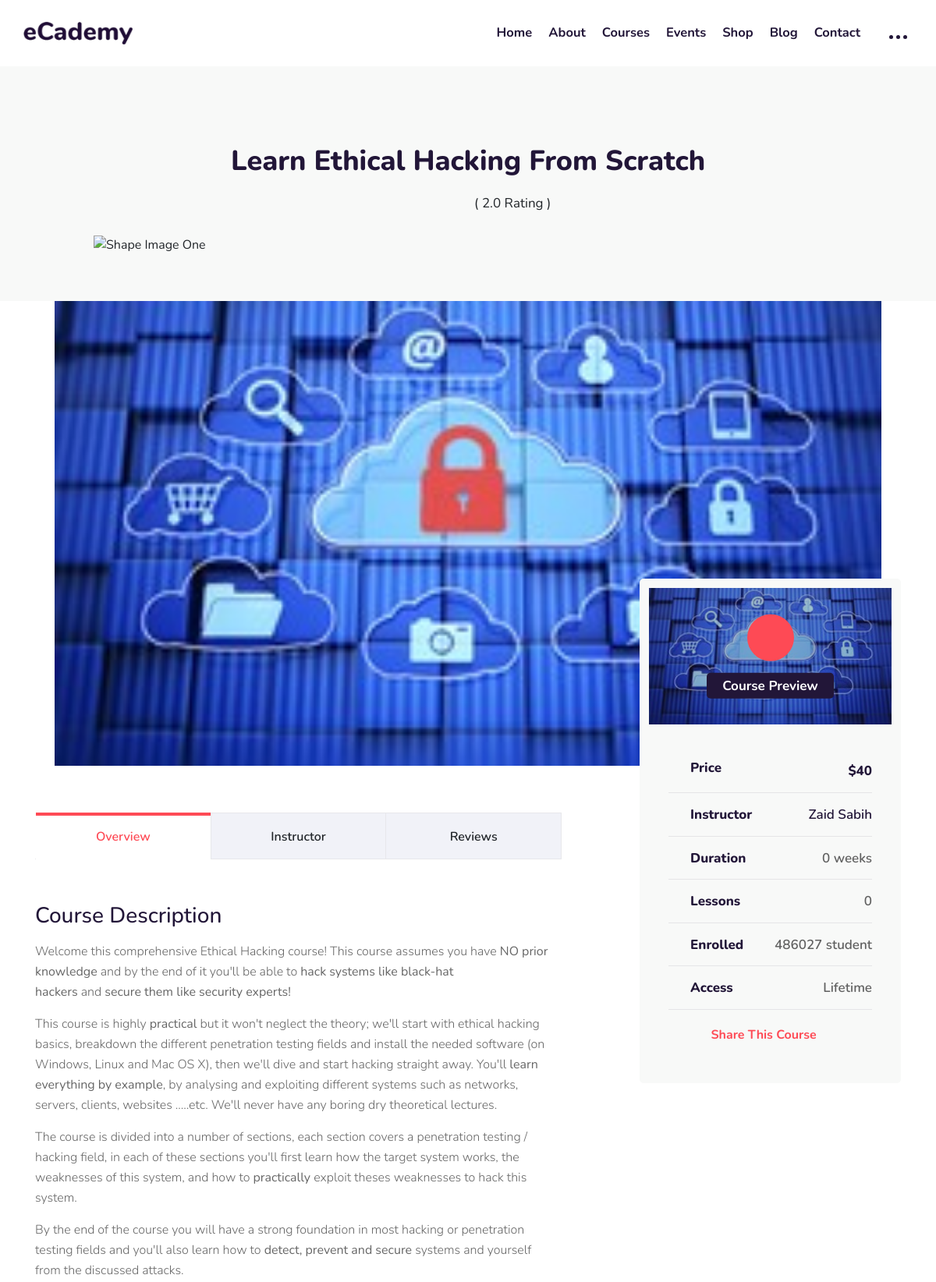
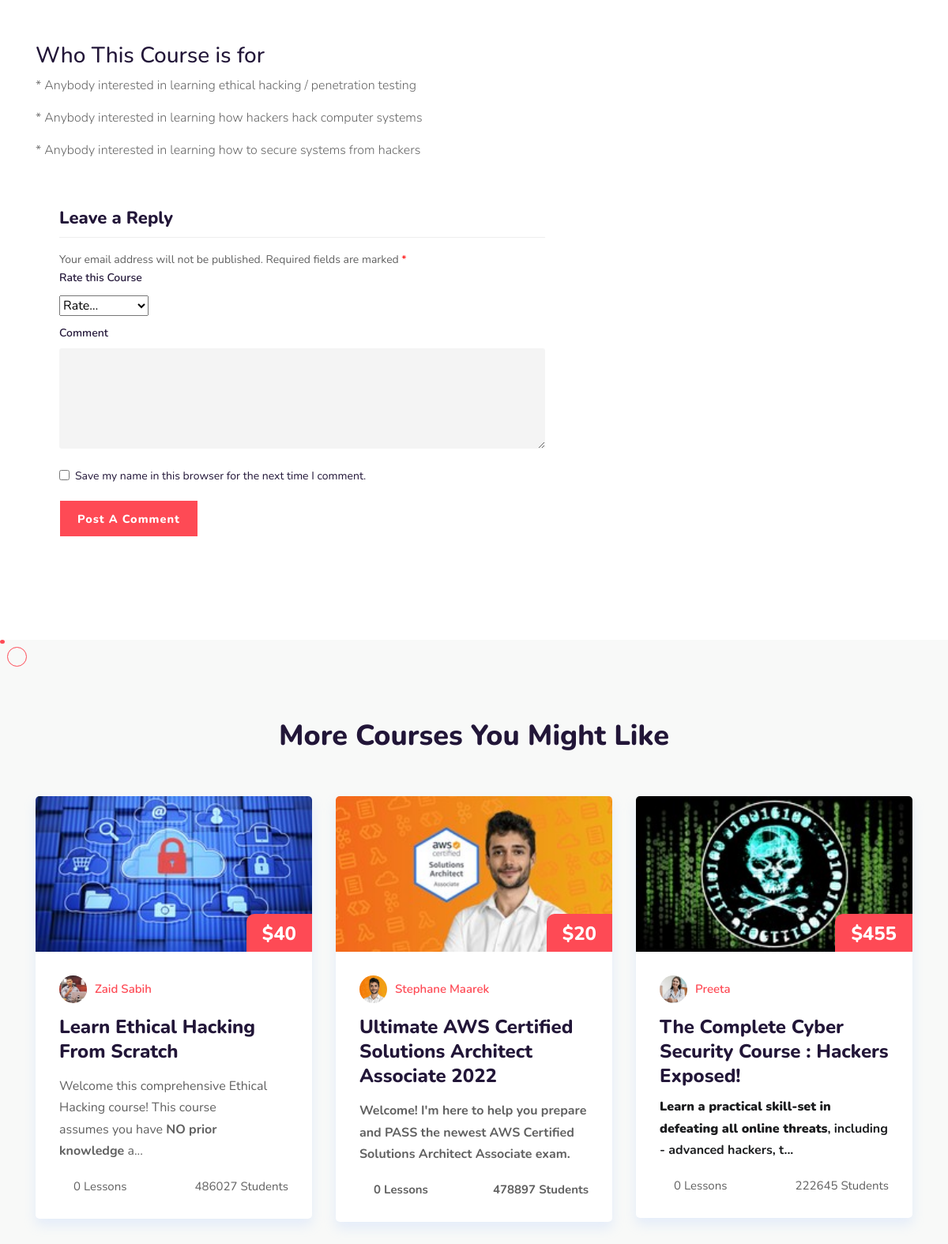
/course/Learn-Ethical-Hacking-From-Scratch (upper part), run on the app's committed database (2 pictures, top to bottom).
### course/models.py (models this page shows, shortened)
class course_detail(models.Model):
    course_instructor=models.ForeignKey(instructor,on_delete=models.CASCADE,related_name='course_detail')
    course_price=models.IntegerField(default='Free')
    course_img=models.ImageField(upload_to='image/course/')
    course_title=models.CharField(max_length=1000)
    slug=models.SlugField(max_length=1000,unique=True)
    short_course_description=RichTextField(blank=True,null=True)
    course_description=RichTextField()
    lession_no=models.IntegerField(default=0)
    student_no=models.IntegerField()
    course_duration_in_weeks=models.IntegerField(default=0)
    category=models.CharField(max_length=100)
    course_certificate=models.FileField(blank=True)
    who_this_course=models.ManyToManyField(who_this_crs_for,blank=True)
    course_quiz=models.CharField(max_length=100,blank=True)
    YT_video_url=models.URLField(blank=True)

class who_this_crs_for(models.Model):
    crs=models.CharField(max_length=1000)
    title=models.TextField()

### user_profile/models.py (models this page shows, shortened)
class instructor(models.Model):
    user = models.OneToOneField(User,on_delete=models.CASCADE,related_name="user")
    name=models.CharField(max_length=100)
    slug=models.SlugField(max_length=1000,unique=True)
    email=models.EmailField()
    img=models.ImageField(blank=True,upload_to='image/user_profile/')
    expert=models.TextField()
    about=models.TextField()
    facebook=models.URLField(max_length=200,null=True)
    twitter=models.URLField(max_length=200,null=True)
    youtube=models.URLField(max_length=200,null=True)
    linkedin=models.URLField(max_length=200,null=True)

### course/views.py (the view, shortened to what this page needs)
# urls.py: path('course/<slug:course>', views.course_single, name='course-single'),
def course_single(request,course):
    res={}
    crs=course_detail.objects.filter(slug=course)
    more_crs=course_detail.objects.all()
    crs1=course_detail.objects.get(slug=course)
    rt=crs_review.objects.filter(crs=crs1).aggregate(Count('rate'))
    cnt=crs_review.objects.filter(crs=crs1)
    cunt=0
    tot=0
    try:
        for i in cnt:
            cunt+=i.rate
        tot=cunt/len(cnt)
    except ZeroDivisionError:
        pass
    ct_1=crs_review.objects.filter(crs=crs1,rate=1).count()*1
    ct_2=crs_review.objects.filter(crs=crs1,rate=2).count()*2
    ct_3=crs_review.objects.filter(crs=crs1,rate=3).count()*3
    ct_4=crs_review.objects.filter(crs=crs1,rate=4).count()*4
    ct_5=crs_review.objects.filter(crs=crs1,rate=5).count()*5
    print(type(format(tot,'.0f')))
    res={'crs':crs,'more_crs':more_crs,'crss':crs_review.objects.filter(crs=crs1),
    'total':format(tot,'.1f'),
    'tot':int(format(tot,'.0f')),
    'counts':len(cnt),
    'ct_1':ct_1/100,'ct_2':ct_2/100,'ct_3':ct_3/100,'ct_4':ct_4/100,'ct_5':ct_5/100}
    return  render(request,'course-single.html',res)

### course/templates/course-single.html (shortened to what this page needs)
{% extends 'basic.html' %}
{% block body %}
{% load static %}
{% block body1 %}
{% load myfilter %}
<link rel='stylesheet' id='certificates-css-css'
	href="{% static '/wp-content/plugins/ecademy-toolkit/inc/certificates/assets/css/certificates.min.css' %}"
	type='text/css' media='all' />
<link rel='stylesheet' id='video-css' href="{% static '/wp-content/themes/ecademy/assets/css/video.min.css' %}"
	type='text/css' media='all' />
<link rel='stylesheet' id='learn-press-pmpro-style-css'
	href="{% static '/wp-content/plugins/ecademy-toolkit/inc/paid-membership-pro/assets/lp-pms-style.min.css' %}"
	type='text/css' media='all' />
<link rel='stylesheet' id='video-conferencing-with-zoom-api-css'
	href="{% static '/wp-content/plugins/video-conferencing-with-zoom-api/assets/public/css/style.min.css' %}"
	type='text/css' media='all' />
<link rel='stylesheet' id='lp-font-awesome-5-css'
	href="{% static '/wp-content/plugins/learnpress/assets/src/css/vendor/font-awesome-5.min.css' %}" type='text/css'
	media='all' />
<link rel='stylesheet' id='lp-bundle-css' href="{% static '/wp-content/plugins/learnpress/assets/css/bundle.min.css' %}"
	type='text/css' media='all' />
<link rel='stylesheet' id='learnpress-css'
	href="{% static '/wp-content/plugins/learnpress/assets/css/learnpress.css' %}" type='text/css' media='all' />
<link rel='stylesheet' id='lp-woo-css-css'
	href="{% static '/wp-content/plugins/ecademy-toolkit/inc/woo-payment/assets/lp_woo.min.css' %}" type='text/css'
	media='all' />
<link rel='stylesheet' id='videojs-css' href="{% static '/wp-content/themes/ecademy/assets/js/videojs.min.js' %}"
	type='text/css' media='all' />
{% endblock body1 %}
<div class="lp-archive-courses">
	<div class="page-title-area ">
		<div class="container">
			<div class="page-title-content">
				<h2>{{crs.0.course_title}}</h2>
				<div class="courses-rating rating">
					<div class="course-review">
						<div class="review-stars-rated">
							<ul class="review-stars">
								{% for  j in "x"|ljust:"5" %}
								{% if tot > forloop.counter0 %}
								<li><span class="fa fa-star"></span></li>
											{% else %}
								<li><span class="fa fa-star-o"></span></li>
											{% endif %}
														{% endfor %}
							</ul>
						</div>
					</div>
					<div class="reviews-total d-inline-block">
						( {{total}} Rating )
					</div>
				</div>
			</div>
		</div>
		<div class="shape9">
			<img src="{% static '/wp-content/themes/ecademy/assets/img/shape8.svg' %}" alt="Shape Image One">
		</div>
	</div>
	<div class="courses-details-area pb-100">
		<div class="courses-details-image">
			<img src="/media/{{crs.0.course_img}}" width="100%" height="60%"
				style="padding-left: 70px;padding-right: 70px;" alt="">
		</div>
		<div class="container">
			<div class="row">
				<div class="col-lg-8 col-md-12">
					<div class="courses-details-desc">
						<div id="learn-press-course" class="course-summary">
							<div class="course-content course-summary-content">
								<div class="lp-entry-content lp-content-area">
									<div class="entry-content-left">
										<div id="learn-press-course-tabs" class="course-tabs">
											<ul class="learn-press-nav-tabs course-nav-tabs" data-tabs="4">
												<li class="course-nav course-nav-tab-overview active">
													<label for="tab-overview-input">Overview</label>
												</li>
												<li class="course-nav course-nav-tab-instructor">
													<label for="tab-instructor-input">Instructor</label>
												</li>
												<li class="course-nav course-nav-tab-reviews">
													<label for="tab-reviews-input">Reviews</label>
												</li>
											</ul>
											<div class="course-tab-panels">
												<div class="course-tab-panel-overview course-tab-panel"
													id="tab-overview">
													<div class="course-description" id="learn-press-course-description">
														<h3>Course Description</h3>
														<p>{{crs.0.course_description|safe|capfirst}}</p>
														<h3>Who This Course is for</h3>
														{% for i in crs.0.who_this_course.all %}
														<p>* {{i.title|capfirst}}</p>
														{% endfor %}
													</div>
												</div>
											</div>
										</div>
										{% if request.user.userType.type != '1' %}
										<div id="comments" class="comments-area">
											<div id="respond" class="comment-respond">
												<h3 id="reply-title" class="comment-reply-title">Leave a Reply </h3>
												<form method="post" id="commentform" class="comment-form">
													<p class="comment-notes"><span id="email-notes">Your email address
															will not be published.</span> Required fields are marked
														<span class="required">*</span>
													</p>
													<div class="comment-form-rating"><label for="rating">Rate this
															Course</label><select name="rate" id="rating" required>
															<option value="">Rate&hellip;</option>
														</select></div>
													<p class="comment-form-comment">
														<label for="comment">Comment</label>
														<textarea id="comment" name="comment" cols="45" rows="8"
															required maxlength="65525"></textarea>
													</p>
													<p class="comment-form-cookies-consent"><input
															id="wp-comment-cookies-consent"
															name="wp-comment-cookies-consent" type="checkbox" required
															value="yes" /> <label for="wp-comment-cookies-consent">Save
															my name in this browser for the next
															time I comment.</label></p>
													<p class="form-submit"><input name="submit" type="submit"
															id="submit" class="submit" value="Post a Comment" /> <input
													</p><input type="hidden" name="comment-post-item-course"
												</form>
											</div>
										</div>
{% endif %}
									</div>
								</div>
							</div>
						</div>
					</div>
				</div>
				<div class="col-lg-4 col-md-12">
					<div class="courses-details-info">
						<div class="image">
							<a href="#" class="link-btn popup-youtube"></a>
							<div class="content">
								<i class="flaticon-play"></i>
								<span>Course Preview</span>
							</div>
						</div>
						<ul class="info">
							<li class="price">
								<div class="d-flex justify-content-between align-items-center">
									<span><i class="flaticon-tag"></i> Price</span>
									<div class="course-price">
										<span class="price">&#36;{{crs.0.course_price}}</span>
									</div>
								</div>
							</li>
							<li>
								<div class="d-flex justify-content-between align-items-center">
									<span><i class="flaticon-teacher"></i> Instructor</span>
									<a href="{% url 'profile' crs.0.course_instructor.slug %}"
										class="d-inline-block">{{crs.0.course_instructor.name|capfirst}}</a>
								</div>
							</li>
							<li>
								<div class="d-flex justify-content-between align-items-center">
									<span><i class="flaticon-time"></i> Duration</span>
									{{crs.0.course_duration_in_weeks}} weeks
								</div>
							</li>
							<li>
								<div class="d-flex justify-content-between align-items-center">
									<span><i class="flaticon-distance-learning"></i> Lessons</span>
									{{crs.0.lession_no}}
								</div>
							</li>
							<li>
								<div class="d-flex justify-content-between align-items-center">
									<span><i class="flaticon-web"></i> Enrolled</span>
									{{crs.0.student_no}} student
								</div>
							</li>
							<li>
								<div class="d-flex justify-content-between align-items-center">
									<span><i class="flaticon-lock"></i> Access </span>
									Lifetime
								</div>
							</li>
						</ul>
						<div class="courses-share">
							<div class="share-info">
								<span>Share This Course <i class="flaticon-share"></i></span>
							</div>
						</div>
					</div>
				</div>
			</div>
		</div>
	</div>
	<section class="courses-area bg-f8f9f8 pt-100 pb-70">
		<div class="container">
			<div class="section-title">
				<h2>More Courses You Might Like</h2>
			</div>
			<div class="row">
				{% for m in more_crs %}
				{% if forloop.counter < 4 %} <div class="col-lg-4 col-md-6">
					<div class=" single-courses-box">
						<div class="courses-image">
							<a href="{% url 'course-single' m.slug %}" class="d-block image">
								<img src="/media/{{m.course_img}}" width='100%' height="20%" alt="">
							</a>
							<div class="course-price">
								<span class="price">&#36;{{m.course_price}}</span>
							</div>
						</div>
						<div class="courses-content">
							<div class="course-author d-flex align-items-center">
								{% if m.course_instructor.img|length != 0 %}
								<img alt='User Avatar' src='/media/{{m.course_instructor.img}}'
									srcset='/media/{{m.course_instructor.img}} 2x' class='avatar avatar-96 photo'
									height='250' width='250' loading='lazy' />
								{% else %}<img alt='User Avatar' src='/media/default.png' srcset='/media/default.png 2x'
									class='avatar avatar-96 photo' height='250' width='250' loading='lazy' />
								{% endif %}
								<span><a
										href="{% url 'profile' m.course_instructor.slug %}"><span>{{m.course_instructor.name|capfirst}}</span></a></span>
							</div>
							<h3><a href="{% url 'course-single' m.slug %}">
									{{m.course_title|safe|slice:':80'|capfirst}}</a></h3>
							<p>{{m.course_description|safe|slice:':140'|capfirst}}...</strong></p>
							<ul class="courses-box-footer d-flex justify-content-between align-items-center">
								<li>
									<i class='flaticon-agenda'></i>
									{{m.lession_no}} Lessons
								</li>
								<li>
									<i class='flaticon-people'></i> {{m.student_no}} Students
								</li>
							</ul>
						</div>
					</div>
				</div>
				{% endif %} {% endfor %}
			</div>
		</div>
		{% endblock body %}

### course/static/wp-content/uploads/elementor/css/post-17.css (style rules this page uses)
.elementor-kit-17 { --e-global-color-primary:#6EC1E4;--e-global-color-secondary:#54595F;--e-global-color-text:#7A7A7A;--e-global-color-accent:#61CE70;--e-global-color-34b3b30f:#4054B2;--e-global-color-19f78e1f:#23A455;--e-global-color-376dbcff:#000;--e-global-color-2b9948a6:#FFF;--e-global-typography-primary-font-family:"Roboto";--e-global-typography-primary-font-weight:600;--e-global-typography-secondary-font-family:"Roboto Slab";--e-global-typography-secondary-font-weight:400;--e-global-typography-text-font-family:"Roboto";--e-global-typography-text-font-weight:400;--e-global-typography-accent-font-family:"Roboto";--e-global-typography-accent-font-weight:500 }

### data on the page
course_detail: course_title "Learn Ethical Hacking From Scratch", course_img (picture), course_description "Welcome this comprehensive Ethical Hacking course! This course assumes you have NO prior knowledge and by the end of it you'll be able to hack systems like black-hat hackers and secure them like security experts! This course is highly practical but it won't neglect the theory; we'll start with ethical hacking basics, breakdown the different penetration testing fields and install the needed software (on Windows, Linux and Mac OS X), then we'll dive and start hacking straight away. You'll learn everything by example , by analysing and exploiting different systems such as networks, servers, clients, websites .....etc. We'll never have any boring dry theoretical lectures. The course is divided…", course_price "40", course_instructor.name "Zaid Sabih", course_duration_in_weeks "0", lession_no "0", student_no "486027", course_instructor.img (picture), course_description "Welcome this comprehensive Ethical Hacking course! This course assumes you have NO prior knowledge a"
who_this_crs_for: title "Anybody interested in learning ethical hacking / penetration testing"
who_this_crs_for: title "Anybody interested in learning how hackers hack computer systems"
who_this_crs_for: title "Anybody interested in learning how to secure systems from hackers"
course_detail: course_img (picture), course_price "20", course_instructor.img (picture), course_instructor.name "Stephane Maarek", course_title "Ultimate AWS Certified Solutions Architect Associate 2022", course_description "Welcome! I'm here to help you prepare and PASS the newest AWS Certified Solutions Architect Associate exam.", lession_no "0", student_no "478897"
course_detail: course_img (picture), course_price "455", course_instructor.img (picture), course_instructor.name "Preeta", course_title "The Complete Cyber Security Course : Hackers Exposed!", course_description "Learn a practical skill-set in defeating all online threats , including - advanced hackers, t", lession_no "0", student_no "222645"

### other printed values
{{ total }} "2.0"
